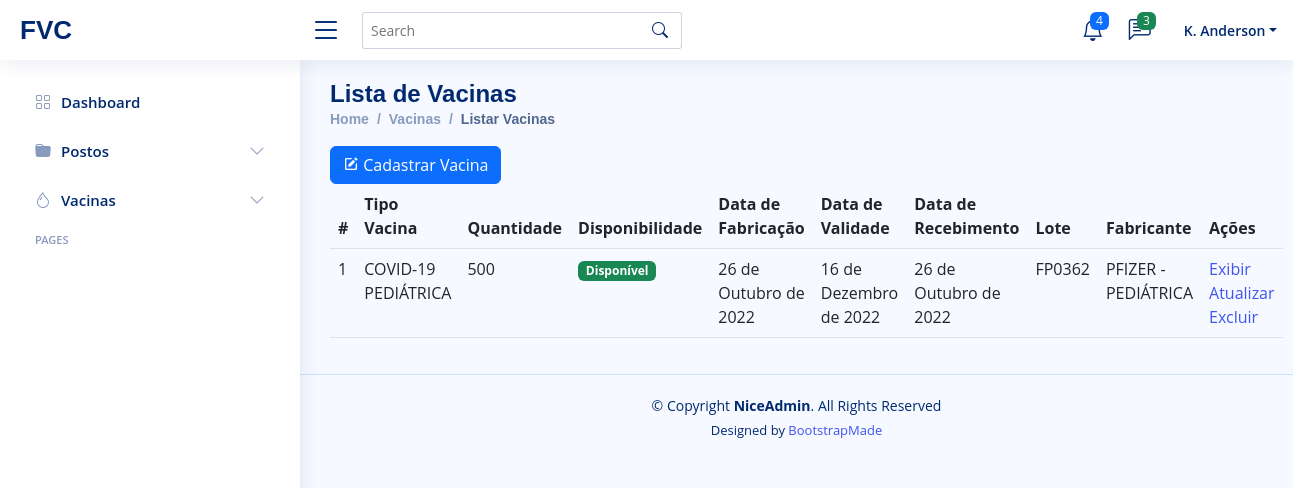
The page /vacindex/ on the database its author committed.
### core/models.py (models this page shows, shortened)
class vacinas(models.Model):
    DISPONIBILIDADE_CHOICES=[
        [1, "Disponível"],
        [0, "Indisponível"]
    ]
    vac_tipo_vacina = models.CharField(max_length = 120)
    vac_lote = models.CharField(max_length = 45)
    vac_fabricante = models.CharField(max_length = 45)
    vac_descricao = models.TextField(max_length = 300)
    vac_quantidade = models.IntegerField()
    vac_disponibilidade = models.BooleanField(choices=DISPONIBILIDADE_CHOICES)
    vac_contraindicacao = models.TextField(max_length = 300)
    vac_reacoes = models.TextField(max_length = 300)
    vac_data_fabricacao = models.DateField()
    vac_data_validade = models.DateField()
    vac_data_recebimento = models.DateField()
    vac_posto = models.ForeignKey("Postos", on_delete=models.CASCADE, related_name='Vacinas')
    vac_dias = models.ManyToManyField("Dias", related_name = "Vacinas")
    class Meta:
        verbose_name_plural = "Vacinas"

### core/views.py (the view)
# urls.py: path('vacindex/', vac_index, name= "lista_vacinas"),
def vac_index(request):
    vacina = vacinas.objects.all()
    pacote = {"vacinaChave": vacina}
    return render(request, "vac-index.html", pacote)

### core/templates/vac-index.html (shortened to what this page needs)
{%extends 'layouts/pages-blank.html'%}
{%block page-name%}Lista de Vacinas{%endblock page-name%}
{%block directory%}
<li class="breadcrumb-item"><a href="index.html">Home</a></li>
<li class="breadcrumb-item">Vacinas</li>
<li class="breadcrumb-item active">Listar Vacinas</li>
{%endblock directory%}
{%block main-content%}
<a href= "{% url 'create_vacinas'%}">
  <button type="button" class="btn btn-primary">
    <i class="bx bxs-edit"></i>
    Cadastrar Vacina
  </button>
  </a>
<table class="table">
  <thead>
    <tr>
      <th scope="col">#</th>
      <th scope="col">Tipo Vacina</th>
      <th scope="col">Quantidade</th>
      <th scope="col">Disponibilidade</th>
      <th scope="col">Data de Fabricação</th>
      <th scope="col">Data de Validade</th>
      <th scope="col">Data de Recebimento</th>
      <th scope="col">Lote</th>
      <th scope="col">Fabricante</th>
      <th scope="col">Ações</th>
    </tr>
  </thead>
  <tbody>
    {%for i in vacinaChave%}
    <tr>
        <td>{{i.id}} </td>
        <td>{{i.vac_tipo_vacina}}</td>
        <td>{{i.vac_quantidade}}</td>
        {%if i.vac_disponibilidade%}
        <td><span class="badge bg-success">Disponível</span></td>
        {% else %}
        <td><span class="badge bg-danger">Indisponível</span></td>
        {% endif %}
        <td>{{i.vac_data_fabricacao}} </td>
        <td>{{i.vac_data_validade}} </td>
        <td>{{i.vac_data_recebimento}} </td>
        <td>{{i.vac_lote}} </td>
        <td>{{i.vac_fabricante}} </td>
        <td>
            <a href="{%url 'show_vacinas' i.id%}">Exibir</a>
            <a href="{%url 'update_vacinas' i.id%}">Atualizar</a>
            <a href="{%url 'delete_vacinas' i.id%}">Excluir</a>
        </td>
    </tr>
    {%endfor%}
  </tbody>
</table>
{%endblock main-content%}

### core/static/assets/css/style.css (style rules this page uses)
:root { scroll-behavior: smooth; }
body { font-family: "Open Sans", sans-serif; background: #f6f9ff; color: #444444; }
a { color: #4154f1; text-decoration: none; }
.breadcrumb a { color: #899bbd; transition: 0.3s; }
.breadcrumb .breadcrumb-item::before { color: #899bbd; }
.breadcrumb .active { color: #51678f; font-weight: 600; }

### rows shown on the page
vacinas: id "1", vac_tipo_vacina "COVID-19 PEDIÁTRICA", vac_quantidade "500", vac_disponibilidade "Disponível", vac_data_fabricacao "26 de Outubro de 2022", vac_data_validade "16 de Dezembro de 2022", vac_data_recebimento "26 de Outubro de 2022", vac_lote "FP0362", vac_fabricante "PFIZER - PEDIÁTRICA"
